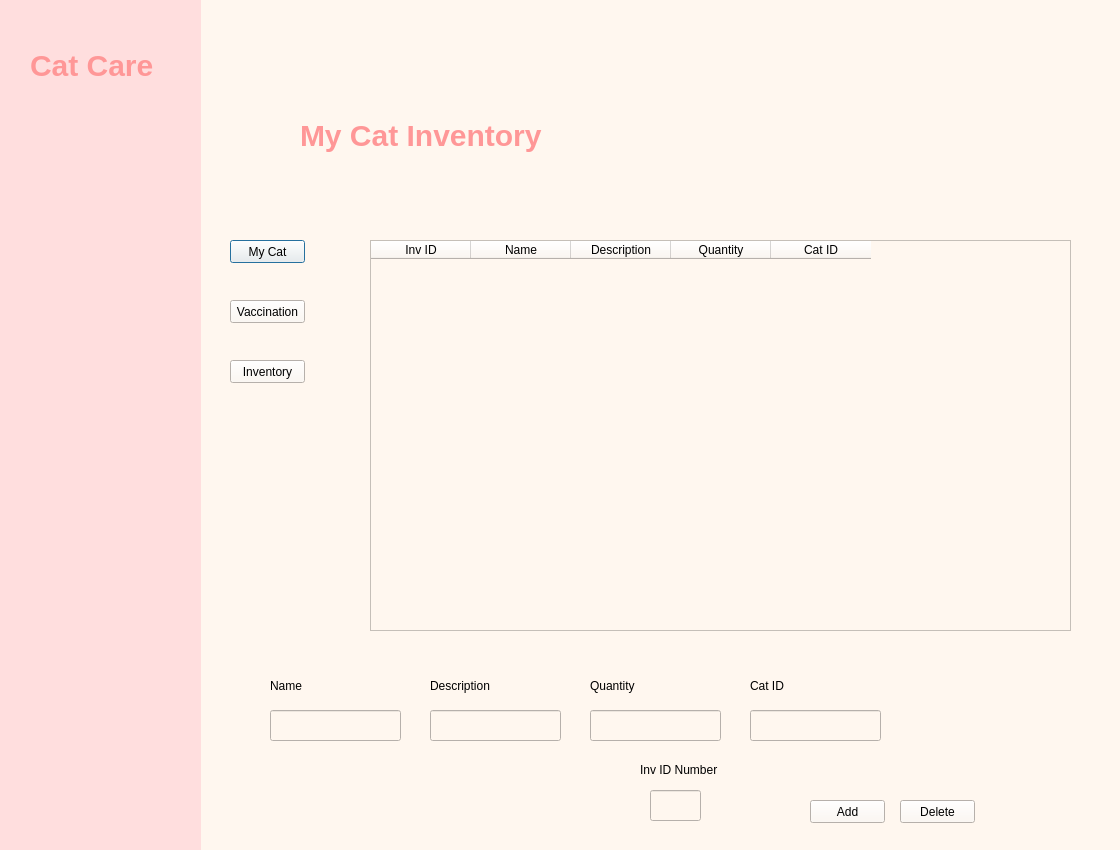
<?xml version="1.0" encoding="UTF-8"?>
<ui version="4.0">
 <class>Dialog</class>
 <widget class="QDialog" name="Dialog">
  <property name="geometry">
   <rect>
    <x>0</x>
    <y>0</y>
    <width>1120</width>
    <height>850</height>
   </rect>
  </property>
  <property name="windowTitle">
   <string>Dialog</string>
  </property>
  <property name="styleSheet">
   <string notr="true">
background-color: rgb(238, 238, 238);
background-color: rgb(255, 247, 239);</string>
  </property>
  <widget class="QWidget" name="widget" native="true">
   <property name="geometry">
    <rect>
     <x>0</x>
     <y>0</y>
     <width>201</width>
     <height>851</height>
    </rect>
   </property>
   <property name="styleSheet">
    <string notr="true">
background-color: rgb(255, 222, 222);</string>
   </property>
   <widget class="QLabel" name="label">
    <property name="geometry">
     <rect>
      <x>30</x>
      <y>20</y>
      <width>311</width>
      <height>91</height>
     </rect>
    </property>
    <property name="styleSheet">
     <string notr="true">font-size: 30px;
font: bold;
color: rgb(255, 222, 222);
color: rgb(255, 151, 151);</string>
    </property>
    <property name="text">
     <string>Cat Care</string>
    </property>
   </widget>
  </widget>
  <widget class="QLabel" name="label_2">
   <property name="geometry">
    <rect>
     <x>300</x>
     <y>90</y>
     <width>311</width>
     <height>91</height>
    </rect>
   </property>
   <property name="styleSheet">
    <string notr="true">font-size: 30px;
font: bold;
color: rgb(255, 222, 222);
color: rgb(255, 151, 151);</string>
   </property>
   <property name="text">
    <string>My Cat Inventory</string>
   </property>
  </widget>
  <widget class="QPushButton" name="MyCatLoad">
   <property name="geometry">
    <rect>
     <x>230</x>
     <y>240</y>
     <width>75</width>
     <height>23</height>
    </rect>
   </property>
   <property name="text">
    <string>My Cat</string>
   </property>
  </widget>
  <widget class="QPushButton" name="VaccinationLoad">
   <property name="geometry">
    <rect>
     <x>230</x>
     <y>300</y>
     <width>75</width>
     <height>23</height>
    </rect>
   </property>
   <property name="text">
    <string>Vaccination</string>
   </property>
  </widget>
  <widget class="QPushButton" name="InventoryLoad">
   <property name="geometry">
    <rect>
     <x>230</x>
     <y>360</y>
     <width>75</width>
     <height>23</height>
    </rect>
   </property>
   <property name="text">
    <string>Inventory</string>
   </property>
  </widget>
  <widget class="QTableWidget" name="tableWidget">
   <property name="geometry">
    <rect>
     <x>370</x>
     <y>240</y>
     <width>701</width>
     <height>391</height>
    </rect>
   </property>
   <column>
    <property name="text">
     <string>Inv ID</string>
    </property>
   </column>
   <column>
    <property name="text">
     <string>Name</string>
    </property>
   </column>
   <column>
    <property name="text">
     <string>Description</string>
    </property>
   </column>
   <column>
    <property name="text">
     <string>Quantity</string>
    </property>
   </column>
   <column>
    <property name="text">
     <string>Cat ID</string>
    </property>
   </column>
  </widget>
  <widget class="QLineEdit" name="invName">
   <property name="geometry">
    <rect>
     <x>270</x>
     <y>710</y>
     <width>131</width>
     <height>31</height>
    </rect>
   </property>
  </widget>
  <widget class="QLineEdit" name="invDescription">
   <property name="geometry">
    <rect>
     <x>430</x>
     <y>710</y>
     <width>131</width>
     <height>31</height>
    </rect>
   </property>
  </widget>
  <widget class="QLineEdit" name="invQuantity">
   <property name="geometry">
    <rect>
     <x>590</x>
     <y>710</y>
     <width>131</width>
     <height>31</height>
    </rect>
   </property>
  </widget>
  <widget class="QLabel" name="label_3">
   <property name="geometry">
    <rect>
     <x>270</x>
     <y>670</y>
     <width>131</width>
     <height>31</height>
    </rect>
   </property>
   <property name="styleSheet">
    <string notr="true">font: 14pt &quot;MS Shell Dlg 2&quot;;</string>
   </property>
   <property name="text">
    <string>Name</string>
   </property>
  </widget>
  <widget class="QLabel" name="label_4">
   <property name="geometry">
    <rect>
     <x>430</x>
     <y>670</y>
     <width>131</width>
     <height>31</height>
    </rect>
   </property>
   <property name="styleSheet">
    <string notr="true">font: 14pt &quot;MS Shell Dlg 2&quot;;</string>
   </property>
   <property name="text">
    <string>Description</string>
   </property>
  </widget>
  <widget class="QLabel" name="label_5">
   <property name="geometry">
    <rect>
     <x>590</x>
     <y>670</y>
     <width>111</width>
     <height>31</height>
    </rect>
   </property>
   <property name="styleSheet">
    <string notr="true">font: 14pt &quot;MS Shell Dlg 2&quot;;</string>
   </property>
   <property name="text">
    <string>Quantity</string>
   </property>
  </widget>
  <widget class="QPushButton" name="invAdd">
   <property name="geometry">
    <rect>
     <x>810</x>
     <y>800</y>
     <width>75</width>
     <height>23</height>
    </rect>
   </property>
   <property name="text">
    <string>Add</string>
   </property>
  </widget>
  <widget class="QPushButton" name="invDelete">
   <property name="geometry">
    <rect>
     <x>900</x>
     <y>800</y>
     <width>75</width>
     <height>23</height>
    </rect>
   </property>
   <property name="text">
    <string>Delete</string>
   </property>
  </widget>
  <widget class="QLineEdit" name="invCatID">
   <property name="geometry">
    <rect>
     <x>750</x>
     <y>710</y>
     <width>131</width>
     <height>31</height>
    </rect>
   </property>
  </widget>
  <widget class="QLabel" name="label_6">
   <property name="geometry">
    <rect>
     <x>750</x>
     <y>670</y>
     <width>111</width>
     <height>31</height>
    </rect>
   </property>
   <property name="styleSheet">
    <string notr="true">font: 14pt &quot;MS Shell Dlg 2&quot;;</string>
   </property>
   <property name="text">
    <string>Cat ID</string>
   </property>
  </widget>
  <widget class="QLineEdit" name="invRow">
   <property name="geometry">
    <rect>
     <x>650</x>
     <y>790</y>
     <width>51</width>
     <height>31</height>
    </rect>
   </property>
  </widget>
  <widget class="QLabel" name="label_7">
   <property name="geometry">
    <rect>
     <x>640</x>
     <y>760</y>
     <width>91</width>
     <height>20</height>
    </rect>
   </property>
   <property name="styleSheet">
    <string notr="true">font: 10pt &quot;MS Shell Dlg 2&quot;;</string>
   </property>
   <property name="text">
    <string>Inv ID Number</string>
   </property>
  </widget>
 </widget>
 <resources/>
 <connections/>
</ui>
